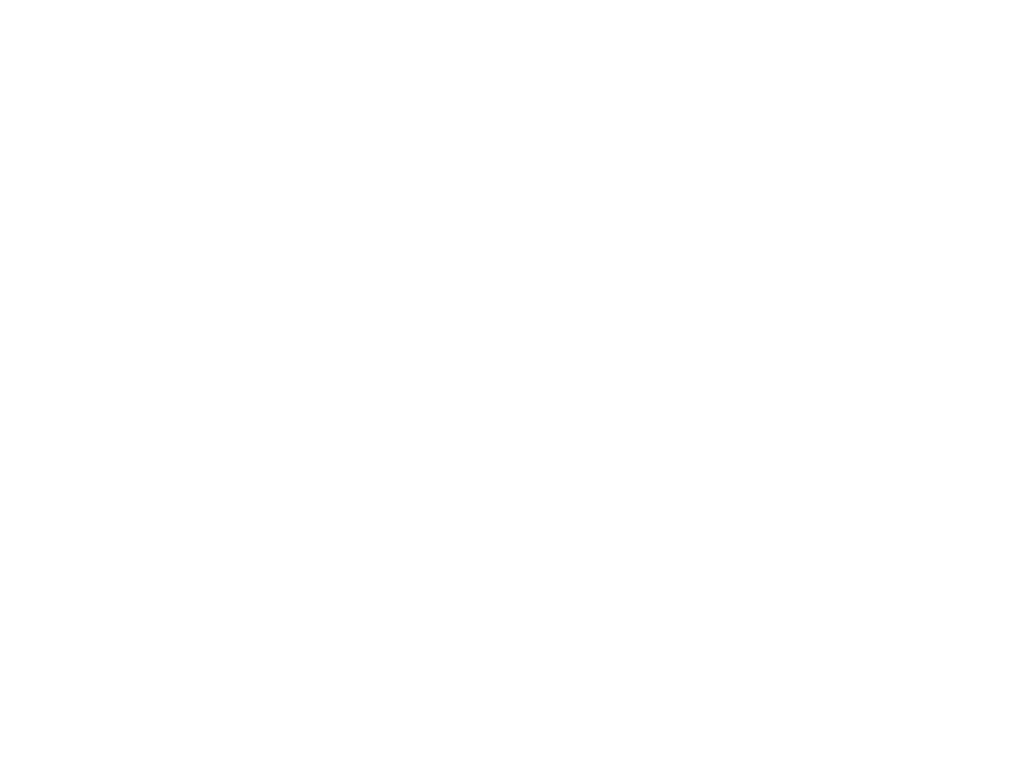
Frame 1 (no input)
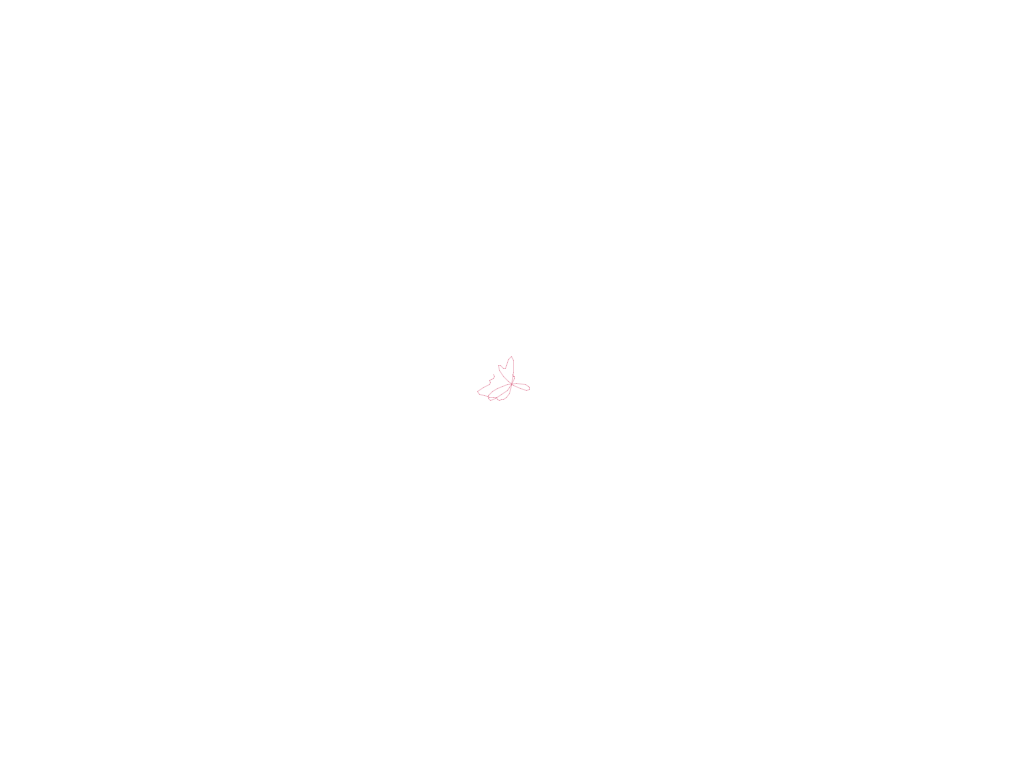
Frame 60 (the mouse pressed at the canvas centre just before this capture)
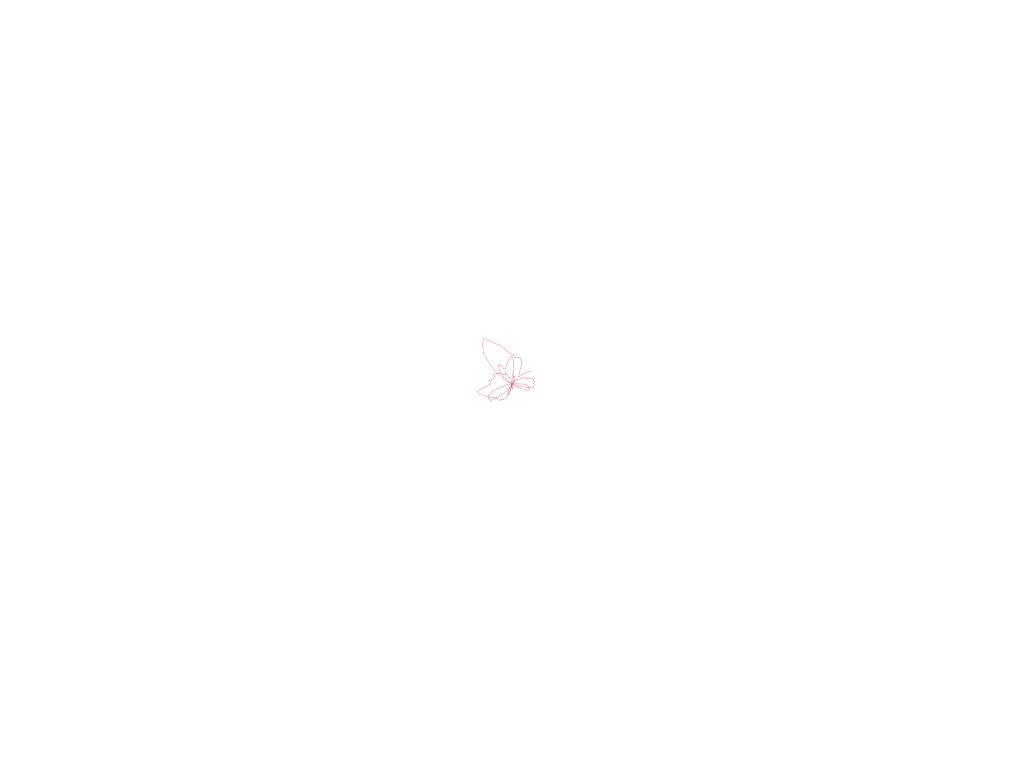
Frame 120 (the mouse held since frame 60 and released just before this capture)

The Processing sketch that drew these frames (run headless with seeded random() and noise(); from frame 60 on, the mouse is pressed at the canvas centre):

// Processing sketch: sketch_4_4_arranged
// ── sketch_4_4_arranged.pde
  float lastx = -999;
  float lasty = -999;
  float radiusNoise = random(10);
  float radius = 10;
  
  int startangle = int(random(360));
  int endangle   = int(random(1440));
  int anglestep  = 5 + int(random(3));

  int ang = startangle;

void setup() {
  size(1024, 768);
  background(255);
  strokeWeight(1);
  smooth();

  stroke(random(250), random(250), random(250), 80);

}

void draw() {  
  int centx = width/2;
  int centy = height/2;
  float x, y;
  
  //for (float ang = startangle; ang <= endangle; ang += anglestep) {
  if ( ang <= endangle ) {
    radius += 0.5;
    float thisRadius = radius + (noise(radiusNoise) * 200) - 100;
    float rad = radians(ang);
    x = centx + (thisRadius * cos(rad));
    y = centy + (thisRadius * sin(rad));
    if (lastx > -999) {
      line(x, y, lastx, lasty);
    }
    lastx = x;
    lasty = y;
    radiusNoise += 0.05;
    ang += anglestep;
  }
  else {
    println("wow");
    startangle = int(random(360));
    endangle   = int(random(1440));
    anglestep  = 5 + int(random(3));
    ang = startangle;
    stroke(random(250), random(250), random(250), 80);
    lastx = -999;
    lasty = -999;
    radiusNoise = random(10);
    radius = 10;
  }
}
